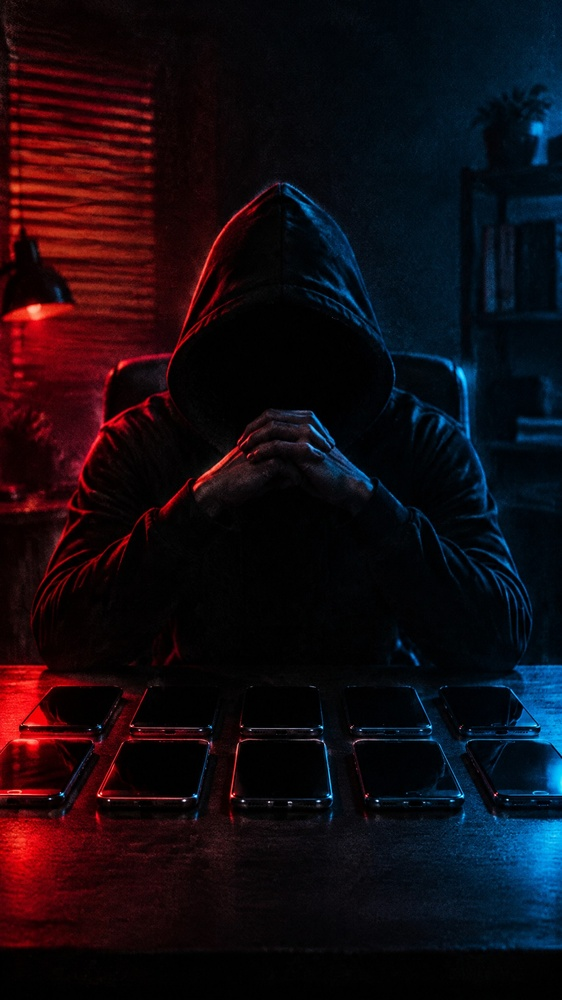
#> input picture work/rocco/pivot/conf01/img/1.jpg, 562 x 1000 px, shrunk from 1152 x 2048 before the run
$ python -i empty_check.py   (imports and definitions only)
#> lines starting #> are read from the running program, lines starting #| are printed output that depends on the picture
#!/usr/bin/env python3
"""Empty-panel check (night_order BUYURTMA 8 #2, docs/footage_bank.md "bo'sh panel TAQIQ").

A frame fails when one flat area of a single colour (or a flat colour with thin stripes) covers more than 15 % of it.
12 frames are sampled evenly; any failing frame fails the video.

How: the frame is cut into a 12 x 20 grid of blocks. A block is "flat" when its pixel spread is low (std < STD_MAX
after a light blur that melts thin stripes). Flat blocks whose mean colours are close (< COL_TOL) and that touch
each other form one area; the largest area is reported as a share of the frame.

usage: empty_check.py VIDEO [--limit 0.15] [--n 12]      exit 1 = FAIL
"""
import argparse, json, os, shutil, subprocess, sys, tempfile

import numpy as np
from PIL import Image, ImageFilter

GX, GY = 12, 20
STD_MAX = 7.0
COL_TOL = 14.0
DARK = 60.0  # mean RGB below this = night sky / space / dark clothing in real footage, not a drawn panel


def frames(video, n):
    o = subprocess.run(["ffprobe", "-v", "error", "-show_entries", "format=duration", "-of", "csv=p=0", video],
                       capture_output=True, text=True).stdout.strip()
    dur = float(o or 0); out = []
    tmp = tempfile.mkdtemp(prefix="empty_")
    for i in range(n):
        t = dur * (i + 0.5) / n; f = os.path.join(tmp, f"{i}.png")
        subprocess.run(["ffmpeg", "-loglevel", "error", "-y", "-ss", f"{t:.2f}", "-i", video, "-frames:v", "1",
                        "-vf", "scale=360:640", f])
        if os.path.exists(f): out.append((t, f))
    return out


def largest_flat(path):
#> called with path = '../work/rocco/pivot/conf01/img/1.jpg'
    im = Image.open(path).convert("RGB").filter(ImageFilter.GaussianBlur(3))
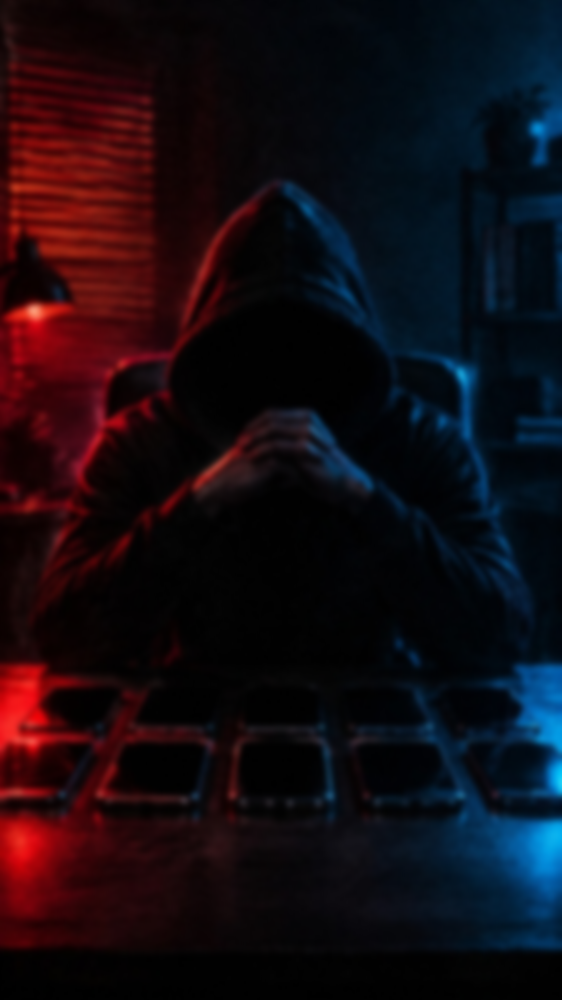
#> im: PIL image 562x1000 RGB; mean R, G, B 21.2, 11.4, 18
    a = np.asarray(im, np.float32); H, W, _ = a.shape; bh, bw = H // GY, W // GX
#> after `H, W, _ = a.shape`: H = 1000; W = 562
#> after `bh, bw = (H // GY, W // GX)`: bh = 50; bw = 46
    flat = np.zeros((GY, GX), bool); mean = np.zeros((GY, GX, 3), np.float32)
    for y in range(GY):
        for x in range(GX):
            b = a[y * bh:(y + 1) * bh, x * bw:(x + 1) * bw].reshape(-1, 3)
            mean[y, x] = b.mean(0); flat[y, x] = float(b.std(0).mean()) < STD_MAX
    seen = np.zeros_like(flat); best = 0; best_col = None
    for y in range(GY):
        for x in range(GX):
            if not flat[y, x] or seen[y, x]: continue
            stack = [(y, x)]; seen[y, x] = True; n = 0; c0 = mean[y, x]
            while stack:
                cy, cx = stack.pop(); n += 1
                for ny, nx in ((cy + 1, cx), (cy - 1, cx), (cy, cx + 1), (cy, cx - 1)):
                    if 0 <= ny < GY and 0 <= nx < GX and flat[ny, nx] and not seen[ny, nx] \
                            and np.abs(mean[ny, nx] - c0).max() < COL_TOL:
                        seen[ny, nx] = True; stack.append((ny, nx))
            if 12.0 < float(c0.mean()) < DARK: n = n * 15 // 35  # pure black (< 12) stays a hard 15 %  # night sky / space in real footage: allowed up to 35 %
            if n > best: best, best_col = n, c0
#> after the loop, best = 31; best_col = [1.35, 5.08, 9.57]
    return best / (GX * GY), (best_col.round().astype(int).tolist() if best_col is not None else None)


def main():
    ap = argparse.ArgumentParser(); ap.add_argument("video"); ap.add_argument("--limit", type=float, default=0.20)  # 2026-11-22: 0.15 flagged bright real surfaces (white desk 19%); drawn panels were 25-45%
    ap.add_argument("--n", type=int, default=12); a = ap.parse_args()
    rows = []; worst = 0.0
    fr = frames(a.video, a.n)
    for t, f in fr:
        share, col = largest_flat(f); worst = max(worst, share)
        rows.append({"t": round(t, 1), "flat": round(share, 3), "rgb": col})
    if fr: shutil.rmtree(os.path.dirname(fr[0][1]), ignore_errors=True)
    if not rows:
        print("SKIP: no frames could be read (video missing or still rendering)"); sys.exit(2)
    bad = [r for r in rows if r["flat"] > a.limit]
    print(json.dumps({"worst": round(worst, 3), "limit": a.limit, "bad_frames": bad, "frames": rows}))
    print(("FAIL" if bad else "PASS") + f": largest one-colour flat area {worst:.0%} of the frame (limit {a.limit:.0%})"
          + (f"; {len(bad)} frame(s) over: " + ", ".join(f"{r['t']}s={r['flat']:.0%}" for r in bad) if bad else ""))
    sys.exit(1 if bad else 0)


# [2 lines not run here, left out]

>>> result = largest_flat('../work/rocco/pivot/conf01/img/1.jpg')
#> result = (0.129, [1, 5, 10])

$ run again, on work/rocco/pivot/conf01/img/3.jpg
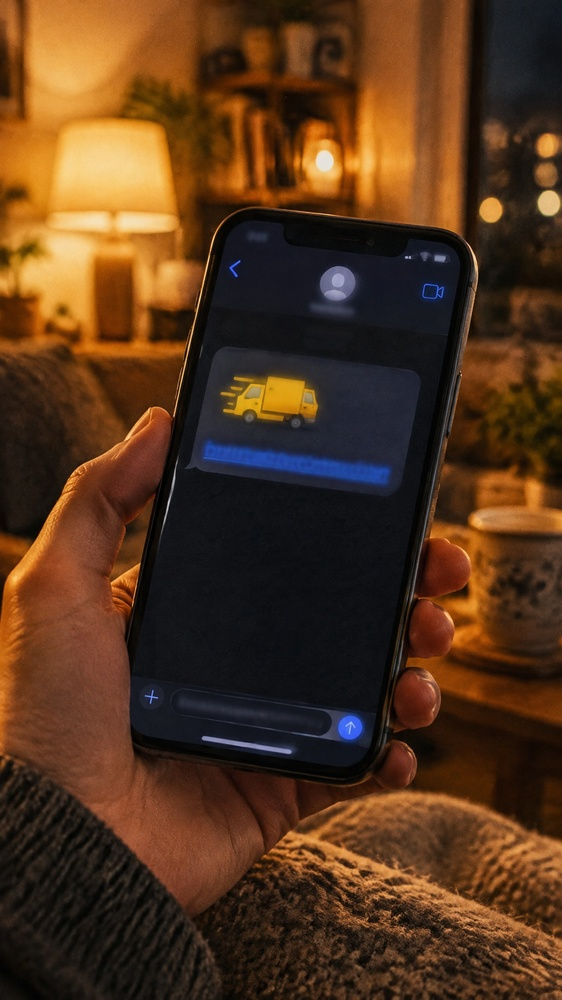
#> input picture work/rocco/pivot/conf01/img/3.jpg, 562 x 1000 px, shrunk from 1152 x 2048 before the run
#> in largest_flat, `im = Image.open(path).convert("RGB").filter(ImageFilter.GaussianBlur(3))`:
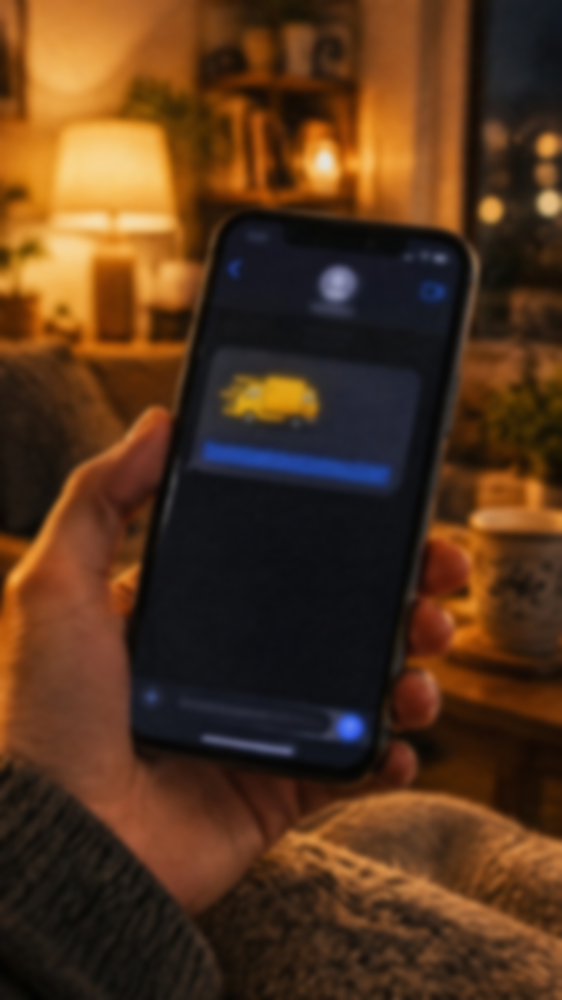
#> im: PIL image 562x1000 RGB; mean R, G, B 84.3, 53.1, 28.7
#> after the loop in largest_flat, `for y in range(GY):`: best = 7; best_col = [17.74, 18.73, 22.73]
#> result = (0.0292, [18, 19, 23])

$ run again, on work/rocco/pivot/conf01/img/4.jpg
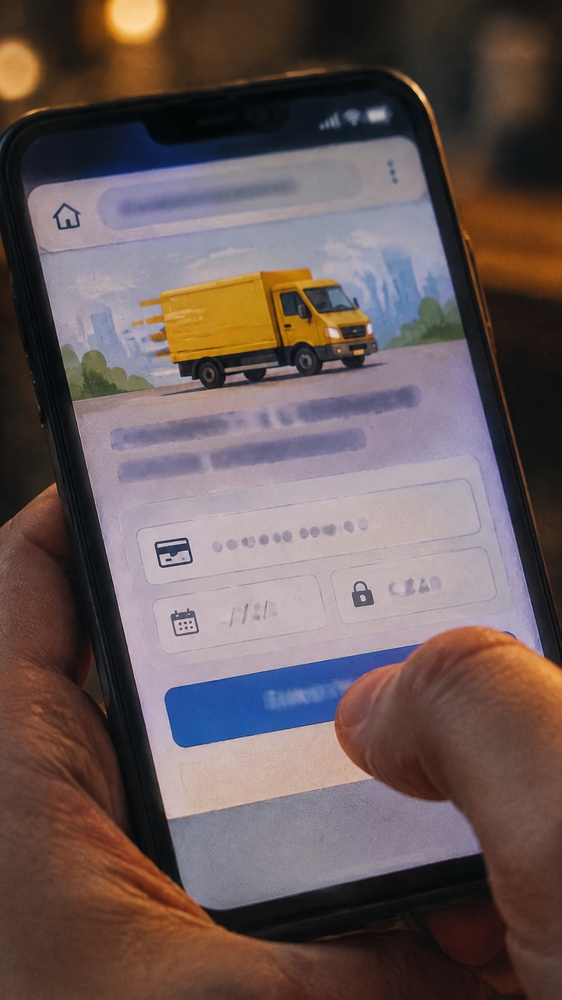
#> input picture work/rocco/pivot/conf01/img/4.jpg, 562 x 1000 px, shrunk from 1152 x 2048 before the run
#> in largest_flat, `im = Image.open(path).convert("RGB").filter(ImageFilter.GaussianBlur(3))`:
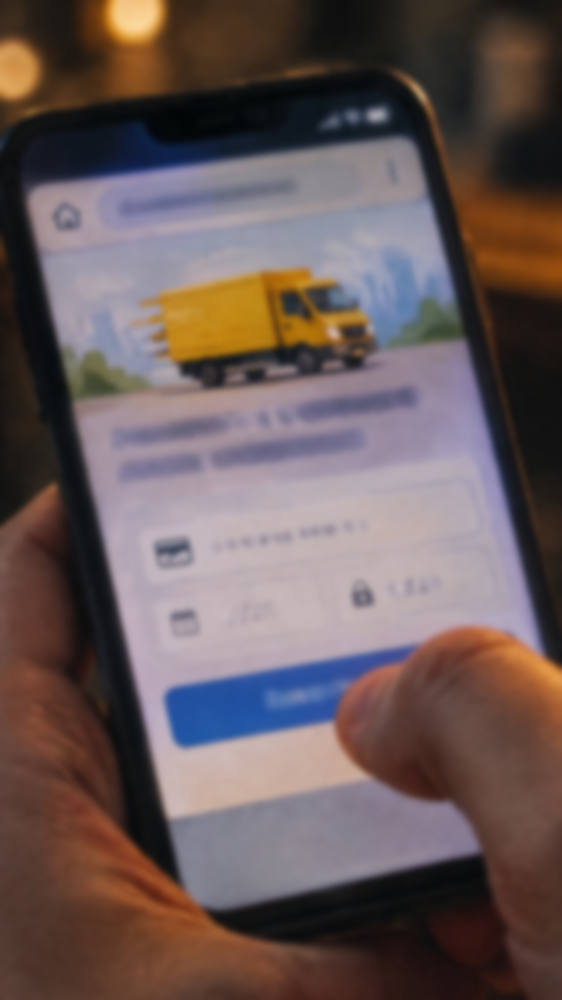
#> im: PIL image 562x1000 RGB; mean R, G, B 105.3, 89.6, 88.9
#> after the loop in largest_flat, `for y in range(GY):`: best = 5; best_col = [187.7, 174.2, 180.6]
#> result = (0.0208, [188, 174, 181])
